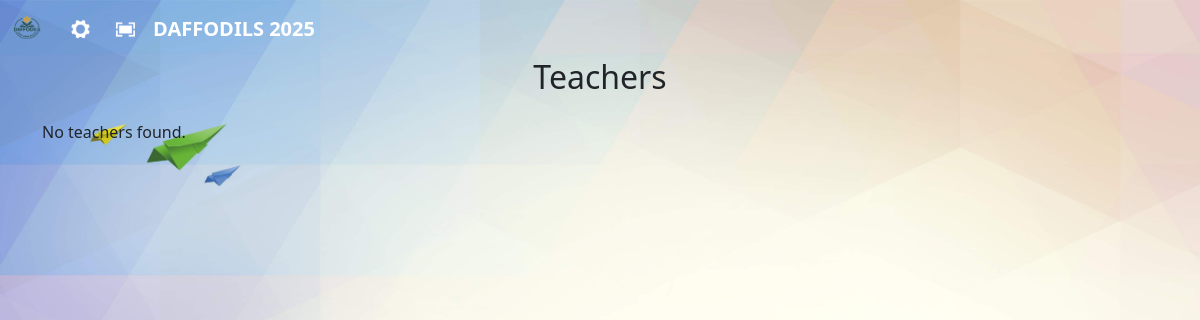
Page /user/all_teachers/ on the earlier database version.
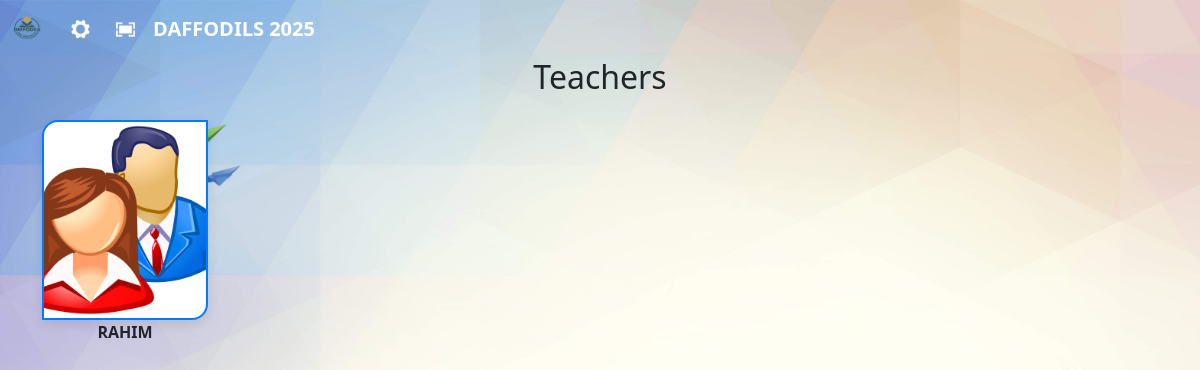
Same page on the later database version.
### userapp/models.py (models this page shows)
class TeacherProfile(models.Model):
    name = models.CharField(max_length=20, unique=True)
    phone = models.CharField(max_length=15, default='+91')
    address = models.CharField(max_length=100, blank=True, null=True)
    subject = models.CharField(max_length=20, blank=True, null=True)
    batch = models.CharField(
        max_length=20,
        blank=True,
        null=True,
        choices=[
            ('10A', '10A'), ('10B', '10B'), ('10C', '10C'),
            ('10D', '10D'), ('Other', 'Other')
        ]
    )
    photo = models.ImageField(upload_to='user_photos/', blank=True, null=True)

### userapp/views.py (the view)
# urls.py: path('all_teachers/', views.all_teachers, name='all_teachers'),
def all_teachers(request):
    users = TeacherProfile.objects.all()
    return render(request, 'userapp/all_teachers.html', {'users': users})

### templates/userapp/all_teachers.html (shortened to what this page needs)
{% extends 'blank_layout.html' %}
{% load static %}
{% block content %}
<h2 class="text-center mb-4">Teachers</h2>
<div class="container " >
  <div class="row">
    {% for profile in users %}
    <div class="col-4 col-md-2">
      <div class="profile-card">
        <a href="{% url 'teacher_detail' profile.id %}" title="{{ profile.name }}">
          {% if profile.photo %}
          <img src="{{ profile.photo.url }}" alt="{{ profile.name }} photo" class="photo-rounded" />
          {% else %}
          <img src="{% static 'images/prp.png' %}" alt="Default photo" class="photo-rounded" />
          {% endif %}
        </a>
      </div>
      <p style="text-align: center; font-weight: bold;">{{ profile.name |upper}}</p>
    </div>
    {% empty %}
    <p>No teachers found.</p>
    {% endfor %}
  </div>
</div>
{% endblock %}

### templates/blank_layout.html (shortened to what this page needs)
{% load static %}
{% include 'navbar.html' %}
{% block content %}{% endblock %}
{% load django_browser_reload %}

### templates/navbar.html (shortened to what this page needs)
{% load static %}
<!doctype html>
<html lang="en">
<head>
    <link href="https://cdn.jsdelivr.net/npm/bootstrap@5.3.0-alpha1/dist/css/bootstrap.min.css" rel="stylesheet">
</head>
<body class="bgimg">
    <header>
        <nav class="navbar navbar-expand-lg bg-transparent">
            <div class="container-fluid">
                <a class="navbar-brand text-white fw-bold" href="{% url 'dashboard' %}">
                    <img style="width: 30px; height: 30px; padding-bottom: 5px;" src="{% static 'images/bpl.png' %}"
                        alt="">
                </a>
                <div class="collapse navbar-collapse" id="navbarNavAltMarkup">
                    <div class="navbar-nav">
                        <a class="nav-link nb" href="{% url 'home' %}"></a>
                        <a class="nav-link nb1" href="#" onclick="openFullScreen()"></a>
                        <div class="txt"><a style="text-decoration: none; color: white;" href="#">DAFFODILS 2025</a>
                        </div>
                    </div>
                </div>
            </div>
        </nav>
    </header>
</body>
</html>

### templates/userapp/all_teachers.html (style rules this page uses)
.profile-card { border: 2px solid #007bff; border-top-left-radius: 1rem; border-bottom-right-radius: 1rem; border-top-right-radius: 0; border-bottom-left-radius: 0; overflow: hidden; box-shadow: 0 4px 12px rgba(0, 0, 0, 0.1); transition: transform 0.2s ease; background-color: #fff; width: 100%; height: 200PX; }
.photo-rounded { width: 100%; height: 100%; object-fit: cover; border-top-left-radius: 1rem; border-bottom-right-radius: 1rem; border-top-right-radius: 0; border-bottom-left-radius: 0; display: block; }

Differences in the rows shown:
added TeacherProfile: name "RAHIM"
Other differences:
text no longer shown: "No teachers found."
